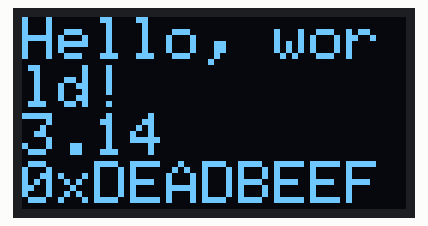
Simulated run of this sketch. Board: Arduino Uno, built with avr-gcc and run on an emulated ATmega328P. Shown: 128×64 one-colour display.

Above: at 0.1 s.

The sketch:

oled_basic.ino
```cpp
#include <SPI.h>
#include <Wire.h>
#include <Adafruit_GFX.h>
#include <Adafruit_SSD1306.h>

#define OLED_RESET     -1 // Reset pin # (or -1 if sharing Arduino reset pin)
#define SCREEN_ADDRESS 0x3C ///< See datasheet for Address; 0x3D for 128x64, 0x3C for 128x32
Adafruit_SSD1306 display(128, 64, &Wire, OLED_RESET);

void setup() {

  Serial.begin(115200);

  // SSD1306_SWITCHCAPVCC = generate display voltage from 3.3V internally
  if(!display.begin(SSD1306_SWITCHCAPVCC, SCREEN_ADDRESS)) {
    Serial.println(F("SSD1306 allocation failed"));
    for(;;); // Don't proceed, loop forever
  } display.clearDisplay();

  testdrawstyles();

}

void loop() {


}

void testdrawstyles(void) {

  display.clearDisplay();

  display.setTextSize(2);
  display.setTextColor(SSD1306_WHITE);
  display.setCursor(0,0);

  display.println(F("Hello, world!"));
  display.println(3.141592);
  display.print(F("0x")); display.println(0xDEADBEEF, HEX);

  display.display();
  delay(2000);


}
```
